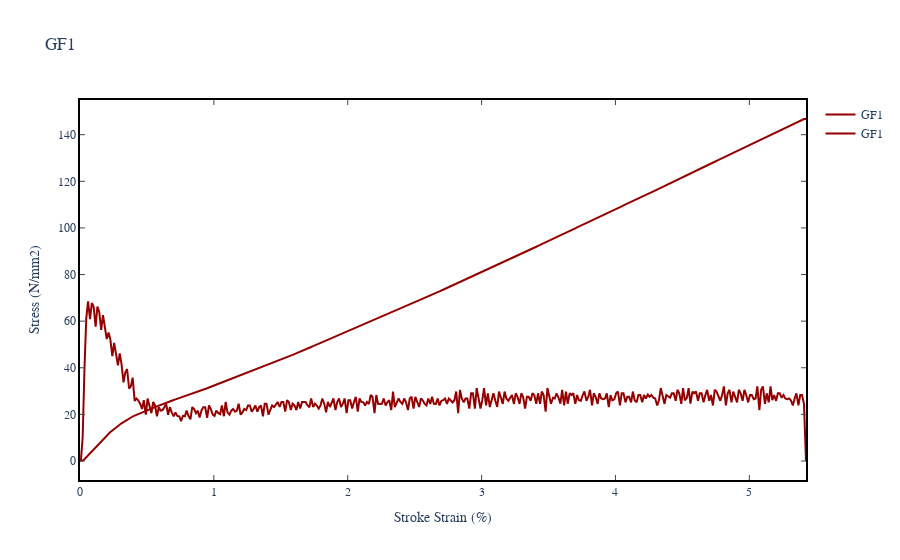
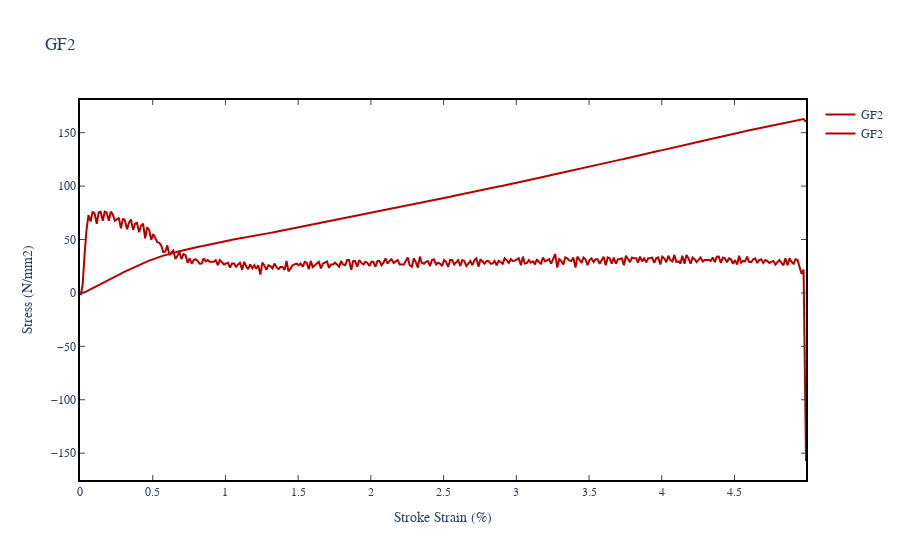
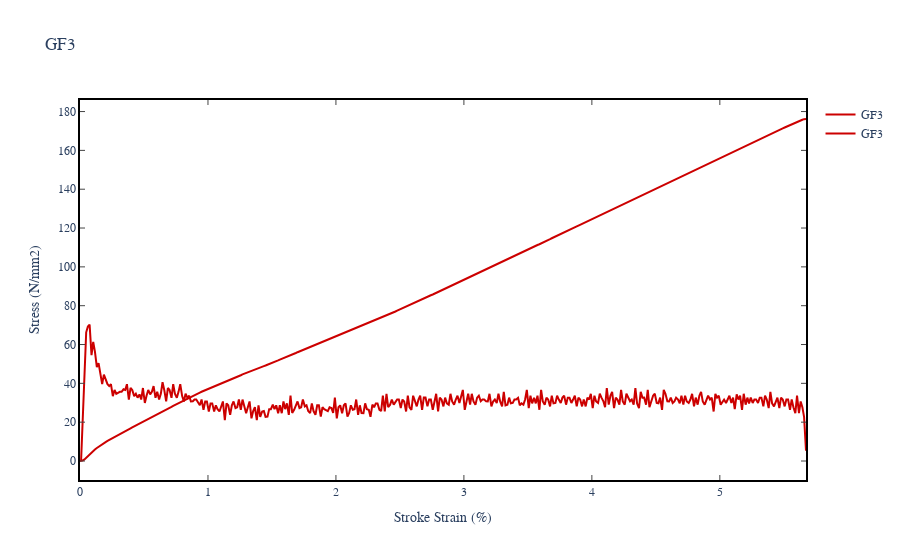
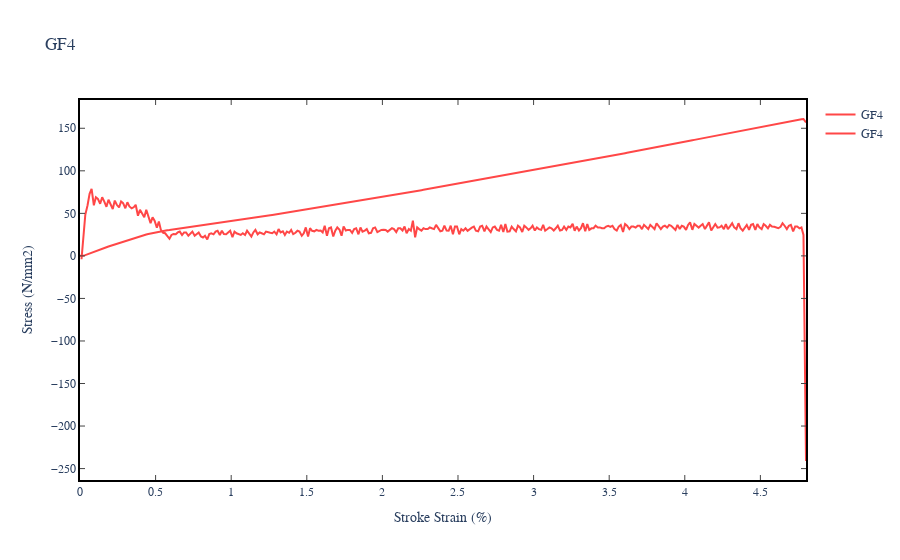

The cell these charts' notebook holds for them, in order:
### Code cell
fig_draw('indiv', files2, 'test', 'testing', ['gradient', 'Stress'], color_reds, False)

fig_draw('multiple', files2, 'test', 'testing', ['gradient', 'Stress'], color_reds, False)

### Figure 1 — Plotly figure (JSON) as saved in the notebook; plotly's stock layout.template omitted (floating-point values rounded to 4 significant figures; data arrays with more than 128 entries replaced by an {"elided": "..."} marker saying what was removed)
{"data": [{"line": {"color": "#940000"}, "mode": "lines", "name": "GF1", "showlegend": true, "type": "scatter", "x": {"elided": "396 float values"}, "y": {"elided": "396 float values"}}, {"line": {"color": "#940000"}, "mode": "lines", "name": "GF1", "showlegend": true, "type": "scatter", "x": {"elided": "396 float values"}, "y": {"elided": "396 float values"}}], "layout": {"font": {"family": "Times New Roman"}, "plot_bgcolor": "white", "title": {"text": "GF1"}, "xaxis": {"linecolor": "black", "linewidth": 2, "mirror": "ticks", "showline": true, "showticklabels": true, "ticks": "inside", "title": {"text": "Stroke Strain (%)"}}, "yaxis": {"linecolor": "black", "linewidth": 2, "mirror": "ticks", "showline": true, "showticklabels": true, "ticks": "inside", "title": {"text": "Stress (N/mm2)"}}}}

### Figure 2 — Plotly figure (JSON) as saved in the notebook; plotly's stock layout.template omitted (floating-point values rounded to 4 significant figures; data arrays with more than 128 entries replaced by an {"elided": "..."} marker saying what was removed)
{"data": [{"line": {"color": "#b30000"}, "mode": "lines", "name": "GF2", "showlegend": true, "type": "scatter", "x": {"elided": "364 float values"}, "y": {"elided": "364 float values"}}, {"line": {"color": "#b30000"}, "mode": "lines", "name": "GF2", "showlegend": true, "type": "scatter", "x": {"elided": "364 float values"}, "y": {"elided": "364 float values"}}], "layout": {"font": {"family": "Times New Roman"}, "plot_bgcolor": "white", "title": {"text": "GF2"}, "xaxis": {"linecolor": "black", "linewidth": 2, "mirror": "ticks", "showline": true, "showticklabels": true, "ticks": "inside", "title": {"text": "Stroke Strain (%)"}}, "yaxis": {"linecolor": "black", "linewidth": 2, "mirror": "ticks", "showline": true, "showticklabels": true, "ticks": "inside", "title": {"text": "Stress (N/mm2)"}}}}

### Figure 3 — Plotly figure (JSON) as saved in the notebook; plotly's stock layout.template omitted (floating-point values rounded to 4 significant figures; data arrays with more than 128 entries replaced by an {"elided": "..."} marker saying what was removed)
{"data": [{"line": {"color": "#cc0000"}, "mode": "lines", "name": "GF3", "showlegend": true, "type": "scatter", "x": {"elided": "414 float values"}, "y": {"elided": "414 float values"}}, {"line": {"color": "#cc0000"}, "mode": "lines", "name": "GF3", "showlegend": true, "type": "scatter", "x": {"elided": "414 float values"}, "y": {"elided": "414 float values"}}], "layout": {"font": {"family": "Times New Roman"}, "plot_bgcolor": "white", "title": {"text": "GF3"}, "xaxis": {"linecolor": "black", "linewidth": 2, "mirror": "ticks", "showline": true, "showticklabels": true, "ticks": "inside", "title": {"text": "Stroke Strain (%)"}}, "yaxis": {"linecolor": "black", "linewidth": 2, "mirror": "ticks", "showline": true, "showticklabels": true, "ticks": "inside", "title": {"text": "Stress (N/mm2)"}}}}

### Figure 4 — Plotly figure (JSON) as saved in the notebook; plotly's stock layout.template omitted (floating-point values rounded to 4 significant figures; data arrays with more than 128 entries replaced by an {"elided": "..."} marker saying what was removed)
{"data": [{"line": {"color": "#ff4747"}, "mode": "lines", "name": "GF4", "showlegend": true, "type": "scatter", "x": {"elided": "351 float values"}, "y": {"elided": "351 float values"}}, {"line": {"color": "#ff4747"}, "mode": "lines", "name": "GF4", "showlegend": true, "type": "scatter", "x": {"elided": "351 float values"}, "y": {"elided": "351 float values"}}], "layout": {"font": {"family": "Times New Roman"}, "plot_bgcolor": "white", "title": {"text": "GF4"}, "xaxis": {"linecolor": "black", "linewidth": 2, "mirror": "ticks", "showline": true, "showticklabels": true, "ticks": "inside", "title": {"text": "Stroke Strain (%)"}}, "yaxis": {"linecolor": "black", "linewidth": 2, "mirror": "ticks", "showline": true, "showticklabels": true, "ticks": "inside", "title": {"text": "Stress (N/mm2)"}}}}
